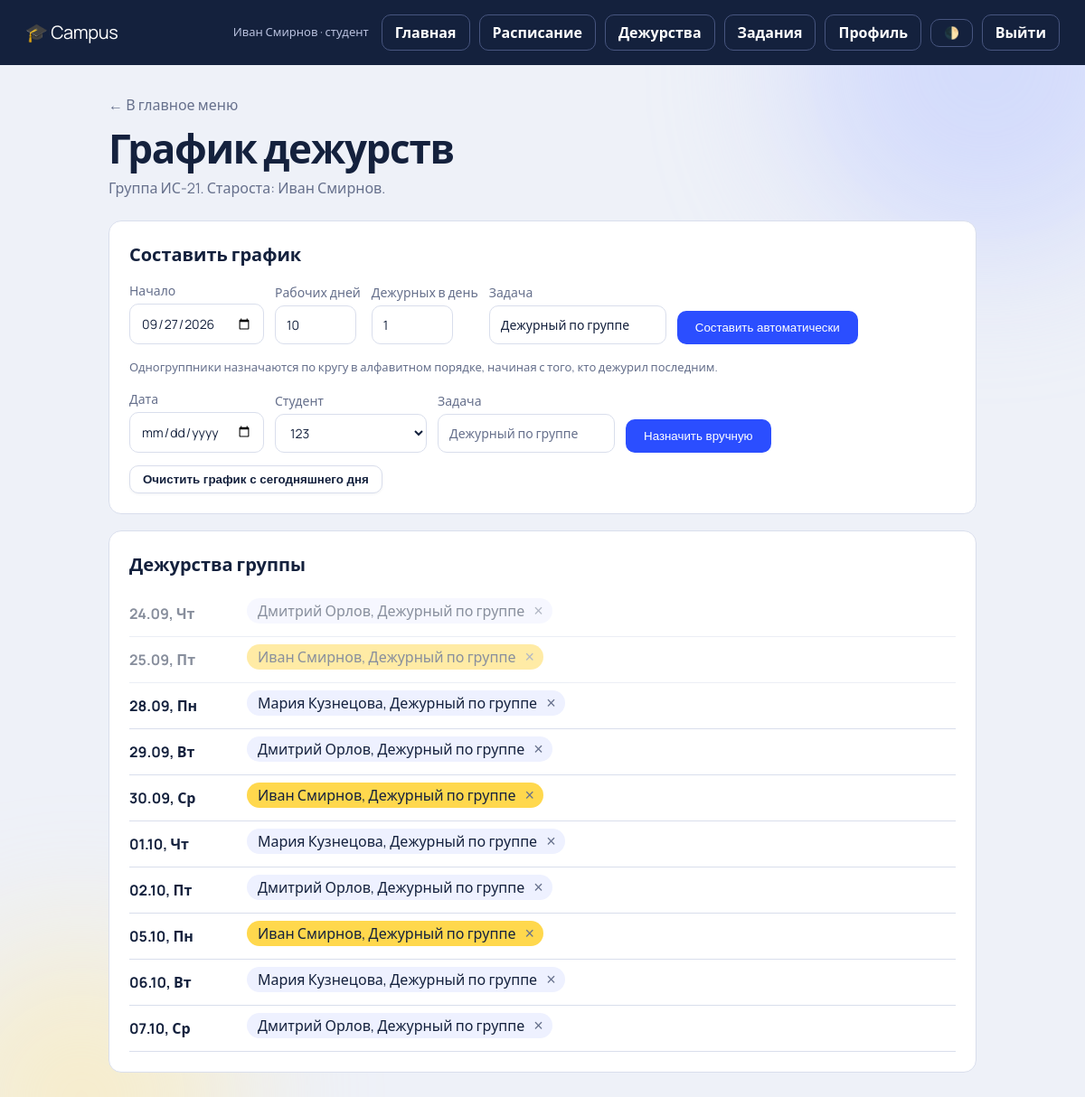
Page /duty (signed in) on the committed database.
### tables this page shows
CREATE TABLE users(id INTEGER PRIMARY KEY, login TEXT UNIQUE NOT NULL, pw TEXT NOT NULL, name TEXT NOT NULL,
  role TEXT NOT NULL, group_id INTEGER REFERENCES groups(id));

CREATE TABLE groups(id INTEGER PRIMARY KEY, name TEXT UNIQUE NOT NULL, head_id INTEGER REFERENCES users(id) ON DELETE SET NULL);

CREATE TABLE duties(id INTEGER PRIMARY KEY, group_id INTEGER NOT NULL REFERENCES groups(id) ON DELETE CASCADE, day TEXT NOT NULL,
  student_id INTEGER NOT NULL REFERENCES users(id) ON DELETE CASCADE, task TEXT NOT NULL DEFAULT 'Дежурный по группе', UNIQUE(group_id, day, student_id));

### campus/app.py (the view)
@app.route("/duty")
@role("student")
def duty():
    d, uid = db(), session["uid"]
    me = d.execute("""SELECT u.group_id, g.name gname, g.head_id, h.name hname FROM users u LEFT JOIN groups g ON g.id=u.group_id
      LEFT JOIN users h ON h.id=g.head_id WHERE u.id=?""", (uid,)).fetchone()
    gid, byday = me["group_id"], {}
    rows = d.execute("""SELECT d.*, u.name sname FROM duties d JOIN users u ON u.id=d.student_id WHERE d.group_id=? AND d.day>=?
      ORDER BY d.day, u.name""", (gid, (date.today() - timedelta(days=7)).isoformat())).fetchall() if gid else []
    for r in rows: byday.setdefault(r["day"], []).append(r)
    studs = d.execute("SELECT id, name FROM users WHERE role='student' AND group_id=? ORDER BY name", (gid,)).fetchall() if gid else []
    return render_template("duty.html", me=me, is_head=head_group(uid) is not None, studs=studs, wd=WD, today=date.today().isoformat(),
        duty_days=[dict(day=k, lst=v, wd=date.fromisoformat(k).weekday()) for k, v in byday.items()])

### campus/app.py (called while the page is built)
def db():
    if "db" not in g:
        g.db = sqlite3.connect(DB); g.db.row_factory = sqlite3.Row
        g.db.execute("PRAGMA foreign_keys=ON")
    return g.db

def role(*rs):
    def deco(f):
        @wraps(f)
        def wrap(*a, **k):
            if session.get("role") not in rs:
                return redirect(url_for("login"))
            return f(*a, **k)
        return wrap
    return deco

@app.context_processor
def inject():
    return dict(now=datetime.now(), WDF=WDF)

def head_group(uid):
    r = db().execute("SELECT g.id FROM groups g JOIN users u ON u.group_id=g.id WHERE g.head_id=? AND u.id=?", (uid, uid)).fetchone()
    return r[0] if r else None

### templates/duty.html
{% extends "base.html" %}{% block title %}Дежурства — Campus{% endblock %}
{% block content %}<a class="back" href="{{ url_for('index') }}">← В главное меню</a><h1 class="in">График дежурств</h1>
<p class="sub in" style="--i:1">Группа {{ me.gname or '—' }}. Староста: {{ me.hname or 'не назначен' }}.</p>
{% if is_head %}<div class="card in" style="--i:2"><h2>Составить график</h2>
<form class="row" method="post" action="{{ url_for('duty_act', act='gen') }}"><label>Начало<input type="date" name="start" value="{{ today }}" required></label>
<label>Рабочих дней<input type="number" name="days" value="10" min="1" max="60" style="width:90px"></label><label>Дежурных в день<input type="number" name="per" value="1" min="1" max="5" style="width:90px"></label>
<label>Задача<input name="task" value="Дежурный по группе"></label><button class="btn">Составить автоматически</button></form>
<p class="hint">Одногруппники назначаются по кругу в алфавитном порядке, начиная с того, кто дежурил последним.</p>
<form class="row" style="margin-top:14px" method="post" action="{{ url_for('duty_act', act='add') }}"><label>Дата<input type="date" name="day" required></label>
<label>Студент<select name="student_id">{% for s in studs %}<option value="{{ s.id }}">{{ s.name }}</option>{% endfor %}</select></label><label>Задача<input name="task" placeholder="Дежурный по группе"></label><button class="btn">Назначить вручную</button></form>
<form style="margin-top:14px" method="post" action="{{ url_for('duty_act', act='clear') }}" onsubmit="return confirm('Удалить все будущие дежурства?')"><button class="btn ghost" style="color:var(--bad);border-color:var(--line)">Очистить график с сегодняшнего дня</button></form></div>{% endif %}
<div class="card in" style="--i:3"><h2>Дежурства группы</h2>
{% for dd in duty_days %}<div class="li {{ 'past' if dd.day < today }}"><b style="min-width:120px">{{ dd.day[8:10] }}.{{ dd.day[5:7] }}, {{ wd[dd.wd] }}</b><div>
{% for r in dd.lst %}<span class="pill {{ 'me' if r.student_id == session.uid }}">{{ r.sname }}, {{ r.task }}{% if is_head %}<form method="post" action="{{ url_for('duty_act', act='del') }}"><input type="hidden" name="id" value="{{ r.id }}"><button class="x" title="Убрать">×</button></form>{% else %}&nbsp;{% endif %}</span>{% endfor %}</div></div>
{% else %}<p class="sub" style="margin:0">Дежурства пока не назначены.{% if is_head %} Составьте график выше.{% endif %}</p>{% endfor %}</div>{% endblock %}

### templates/base.html (shortened to what this page needs)
<!doctype html>
<html lang="ru"><head><meta charset="utf-8"><meta name="viewport" content="width=device-width,initial-scale=1">
<link rel="stylesheet" href="{{ url_for('static', filename='style.css') }}"><link rel="stylesheet" href="{{ url_for('static', filename='extra.css') }}">
</head>
<body><div class="blob b1"></div><div class="blob b2"></div>
{% if session.uid %}<header>
<a class="logo" href="{{ url_for('index') }}">🎓 Campus</a>
<nav class="nav" id="mainNav">
<span class="nav-user">{{ session.name }} · {{ {'admin':'администратор','dispatcher':'диспетчер','teacher':'преподаватель','student':'студент'}[session.role] }}</span>
<a class="btn ghost" href="{{ url_for('index') }}">Главная</a>
<a class="btn ghost" href="{{ url_for('schedule') }}">Расписание</a>
{% if session.role == 'student' %}<a class="btn ghost" href="{{ url_for('duty') }}">Дежурства</a>{% endif %}
{% if session.role in ('student', 'teacher') %}<a class="btn ghost" href="{{ url_for('homework') }}">Задания</a>{% endif %}
<a class="btn ghost" href="{{ url_for('profile') }}">Профиль</a>
<button type="button" class="btn ghost theme-btn" id="themeBtn" title="Тема">🌓</button>
<a class="btn ghost" href="{{ url_for('logout') }}">Выйти</a>
</nav>
</header>{% endif %}
<main class="wrap">{% block content %}{% endblock %}</main><div id="toast"></div>
{% block js %}{% endblock %}</body></html>

### static/style.css (style rules this page uses)
:root { --bg:#eef1f8;--ink:#14213d;--mut:#66708c;--line:#d9deec;--card:#fff;--a:#2b4eff;--hl:#ffd84d;--ok:#1fa971;--bad:#e5484d }
* { box-sizing:border-box;margin:0 }
body { font-family:Manrope,"Segoe UI",system-ui,sans-serif;background:var(--bg);color:var(--ink);min-height:100vh;line-height:1.5 }
.blob { position:fixed;z-index:-1;border-radius:50%;filter:blur(80px);opacity:.5;animation:drift 20s ease-in-out infinite }
.b1 { width:420px;height:420px;background:#b9c6ff;top:-140px;right:-100px }
header { display:flex;align-items:center;gap:16px;padding:16px 28px;background:var(--ink);color:#fff;animation:drop .6s cubic-bezier(.2,.8,.2,1) }
header .nav-user { color:#b8c0dd;font-size:13px }
.logo { font-size:20px;letter-spacing:-.02em }
.wrap { max-width:1000px;margin:0 auto;padding:32px 20px 60px }
h1 { font-size:clamp(28px,5vw,44px);letter-spacing:-.03em;line-height:1.1;margin-bottom:8px }
h2 { font-size:20px;margin-bottom:14px }
.sub { color:var(--mut);margin-bottom:24px }
.card { background:var(--card);border:1px solid var(--line);border-radius:14px;padding:22px;margin-bottom:18px }
.in { animation:up .7s cubic-bezier(.2,.8,.2,1) both;animation-delay:calc(var(--i,0)*90ms) }
.btn { display:inline-block;border:0;cursor:pointer;background:var(--a);color:#fff;padding:11px 20px;border-radius:10px;font:600 15px inherit;text-decoration:none;transition:transform .2s,box-shadow .2s }
.btn.ghost { background:transparent;border:1px solid var(--line);color:var(--ink);padding:7px 14px }
input,select,textarea { font:inherit;padding:10px 12px;border:1px solid var(--line);border-radius:10px;background:var(--card);color:var(--ink);transition:border-color .2s,box-shadow .2s }
input::placeholder,textarea::placeholder { color:var(--mut) }
select option { background:var(--card);color:var(--ink) }
select option:checked,select option:hover,select option:focus { background:var(--a);color:#ffffff }
.row { display:flex;gap:12px;flex-wrap:wrap;align-items:end }
.row label { display:flex;flex-direction:column;gap:4px;font-size:14px;color:var(--mut) }
.hint { font-size:13px;color:var(--mut);margin-top:16px }
.back { color:var(--mut);text-decoration:none;display:inline-block;margin-bottom:12px }
.li { display:flex;align-items:center;gap:10px;padding:8px 0;border-bottom:1px solid var(--line) }
.li span { flex:1 }
.li form { margin:0 }
.card form.row { margin-bottom:10px }
.x { border:0;background:none;color:var(--mut);font-size:22px;cursor:pointer;transition:color .2s,transform .3s }

### static/extra.css (style rules this page uses)
header a { text-decoration:none }
header { flex-wrap:wrap }
.it,.ent,.li,.pill,.day { min-width:0;overflow-wrap:anywhere }
.logo { color:#fff;text-decoration:none }
.pill { display:inline-flex;align-items:center;gap:4px;background:#eef1ff;border-radius:20px;padding:2px 4px 2px 12px;margin:0 6px 6px 0 }
.pill form { display:inline;margin:0 }
.pill.me { background:var(--hl) }
.pill .x { font-size:18px }
.past { opacity:.5 }
.nav { display:flex;align-items:center;gap:10px;flex-wrap:wrap;margin-left:auto }
.nav-user { color:#b8c0dd;font-size:13px;margin-right:4px }
header .btn.ghost, .nav .btn.ghost, .nav-toggle { color:#fff;border-color:#47557f }
select { color-scheme:light }
select option { background:#ffffff;color:#14213d }
select option:checked { background:#2b4eff;color:#ffffff }
.pill { color:var(--ink) }
.theme-btn { cursor:pointer }
html:not([data-theme=dark]) input, html:not([data-theme=dark]) select, html:not([data-theme=dark]) textarea { background:#ffffff !important; color:#14213d !important; color-scheme:light; }
html:not([data-theme=dark]) select option { background:#fff;color:#14213d }
* { scrollbar-width: thin; scrollbar-color: #9aa3bd transparent; }
.btn.ghost { background: #ffffff !important; border: 1.5px solid var(--line) !important; color: var(--ink) !important; box-shadow: 0 1px 3px rgba(20,33,61,.06); font-weight: 600; }
header .btn.ghost, .nav .btn.ghost { background: transparent !important; border: 1px solid #47557f !important; color: #fff !important; box-shadow: none; }

### rows in the picture
users: name "Иван Смирнов"
groups: name "ИС-21"
duties: day "24", day "09", wd "Чт", sname "Дмитрий Орлов", task "Дежурный по группе"
duties: day "25", day "09", wd "Пт", sname "Иван Смирнов", task "Дежурный по группе"
duties: day "28", day "09", wd "Пн", sname "Мария Кузнецова", task "Дежурный по группе"
duties: day "29", day "09", wd "Вт", sname "Дмитрий Орлов", task "Дежурный по группе"
duties: day "30", day "09", wd "Ср", sname "Иван Смирнов", task "Дежурный по группе"
duties: day "01", day "10", wd "Чт", sname "Мария Кузнецова", task "Дежурный по группе"
duties: day "02", day "10", wd "Пт", sname "Дмитрий Орлов", task "Дежурный по группе"
duties: day "05", day "10", wd "Пн", sname "Иван Смирнов", task "Дежурный по группе"
duties: day "06", day "10", wd "Вт", sname "Мария Кузнецова", task "Дежурный по группе"
duties: day "07", day "10", wd "Ср", sname "Дмитрий Орлов", task "Дежурный по группе"

### other values in the picture
form field student_id "123"
